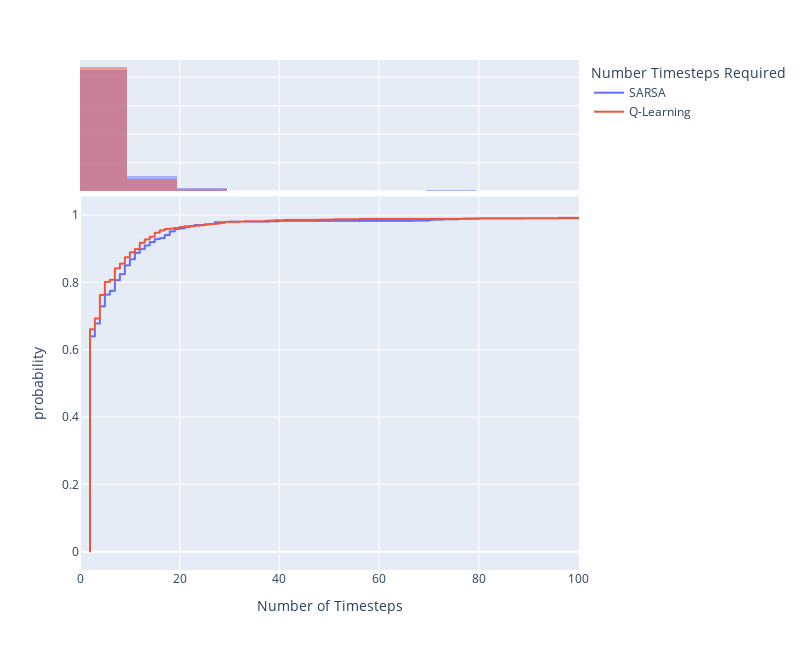

The notebook cell saved with this chart:
### Code cell
f.show()

### Figure 1 — Plotly figure (JSON) as saved in the notebook; plotly's stock layout.template omitted (floating-point values rounded to 4 significant figures; data arrays with more than 128 entries replaced by an {"elided": "..."} marker saying what was removed)
{"data": [{"hovertemplate": "Number Timesteps Required=SARSA<br>Number of Timesteps=%{x}<br>probability=%{y}<extra></extra>", "legendgroup": "SARSA", "line": {"dash": "solid", "shape": "hv"}, "marker": {"color": "#636efa", "symbol": "circle"}, "mode": "lines", "name": "SARSA", "showlegend": true, "type": "scattergl", "x": {"elided": "1000 int values"}, "xaxis": "x", "y": {"elided": "1000 float values"}, "yaxis": "y"}, {"alignmentgroup": "True", "bingroup": "x", "hovertemplate": "Number Timesteps Required=SARSA<br>Number of Timesteps=%{x}<br>count=%{y}<extra></extra>", "legendgroup": "SARSA", "marker": {"color": "#636efa"}, "name": "SARSA", "offsetgroup": "SARSA", "opacity": 0.5, "showlegend": false, "type": "histogram", "x": {"elided": "1000 int values"}, "xaxis": "x2", "yaxis": "y2"}, {"hovertemplate": "Number Timesteps Required=Q-Learning<br>Number of Timesteps=%{x}<br>probability=%{y}<extra></extra>", "legendgroup": "Q-Learning", "line": {"dash": "solid", "shape": "hv"}, "marker": {"color": "#EF553B", "symbol": "circle"}, "mode": "lines", "name": "Q-Learning", "showlegend": true, "type": "scattergl", "x": {"elided": "1000 int values"}, "xaxis": "x", "y": {"elided": "1000 float values"}, "yaxis": "y"}, {"alignmentgroup": "True", "bingroup": "x", "hovertemplate": "Number Timesteps Required=Q-Learning<br>Number of Timesteps=%{x}<br>count=%{y}<extra></extra>", "legendgroup": "Q-Learning", "marker": {"color": "#EF553B"}, "name": "Q-Learning", "offsetgroup": "Q-Learning", "opacity": 0.5, "showlegend": false, "type": "histogram", "x": {"elided": "1000 int values"}, "xaxis": "x2", "yaxis": "y2"}], "layout": {"barmode": "overlay", "height": 650, "legend": {"title": {"text": "Number Timesteps Required"}, "tracegroupgap": 0}, "margin": {"t": 60}, "width": 800, "xaxis": {"anchor": "y", "autorange": false, "domain": [0, 1], "range": [0, 100.1], "title": {"text": "Number of Timesteps"}, "type": "linear"}, "xaxis2": {"anchor": "y2", "autorange": false, "domain": [0, 1], "matches": "x", "range": [0, 100.1], "showgrid": true, "showticklabels": false, "type": "linear"}, "yaxis": {"anchor": "x", "autorange": true, "domain": [0, 0.7326], "range": [-0.0545, 1.056], "title": {"text": "probability"}, "type": "linear"}, "yaxis2": {"anchor": "x2", "autorange": true, "domain": [0.7426, 1], "matches": "y2", "range": [0, 921.1], "showgrid": true, "showline": false, "showticklabels": false, "ticks": ""}}}
